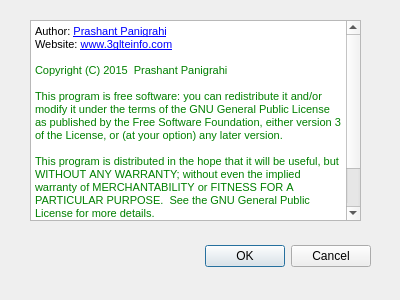
<?xml version="1.0" encoding="UTF-8"?>
<ui version="4.0">
 <class>AboutDialog</class>
 <widget class="QDialog" name="AboutDialog">
  <property name="geometry">
   <rect>
    <x>0</x>
    <y>0</y>
    <width>400</width>
    <height>300</height>
   </rect>
  </property>
  <property name="windowTitle">
   <string>About 3GPP Decoder</string>
  </property>
  <widget class="QDialogButtonBox" name="buttonBox">
   <property name="geometry">
    <rect>
     <x>30</x>
     <y>240</y>
     <width>341</width>
     <height>32</height>
    </rect>
   </property>
   <property name="orientation">
    <enum>Qt::Horizontal</enum>
   </property>
   <property name="standardButtons">
    <set>QDialogButtonBox::Cancel|QDialogButtonBox::Ok</set>
   </property>
  </widget>
  <widget class="QTextBrowser" name="textBrowser">
   <property name="geometry">
    <rect>
     <x>30</x>
     <y>20</y>
     <width>331</width>
     <height>201</height>
    </rect>
   </property>
   <property name="html">
    <string>&lt;!DOCTYPE HTML PUBLIC &quot;-//W3C//DTD HTML 4.0//EN&quot; &quot;http://www.w3.org/TR/REC-html40/strict.dtd&quot;&gt;
&lt;html&gt;&lt;head&gt;&lt;meta name=&quot;qrichtext&quot; content=&quot;1&quot; /&gt;&lt;style type=&quot;text/css&quot;&gt;
p, li { white-space: pre-wrap; }
&lt;/style&gt;&lt;/head&gt;&lt;body style=&quot; font-family:'MS Shell Dlg 2'; font-size:8.25pt; font-weight:400; font-style:normal;&quot;&gt;
&lt;p style=&quot; margin-top:0px; margin-bottom:0px; margin-left:0px; margin-right:0px; -qt-block-indent:0; text-indent:0px;&quot;&gt;Author: &lt;a href=&quot;prashant@3glteinfo.com&quot;&gt;&lt;span style=&quot; font-size:8pt; text-decoration: underline; color:#0000ff;&quot;&gt;Prashant Panigrahi&lt;/span&gt;&lt;/a&gt;&lt;/p&gt;
&lt;p style=&quot; margin-top:0px; margin-bottom:0px; margin-left:0px; margin-right:0px; -qt-block-indent:0; text-indent:0px;&quot;&gt;Website: &lt;a href=&quot;http://www.3glteinfo.com/&quot;&gt;&lt;span style=&quot; font-size:8pt; text-decoration: underline; color:#0000ff;&quot;&gt;www.3glteinfo.com&lt;/span&gt;&lt;/a&gt;&lt;/p&gt;
&lt;p style=&quot;-qt-paragraph-type:empty; margin-top:0px; margin-bottom:0px; margin-left:0px; margin-right:0px; -qt-block-indent:0; text-indent:0px; font-size:8pt; color:#008000;&quot;&gt;&lt;br /&gt;&lt;/p&gt;
&lt;p style=&quot; margin-top:0px; margin-bottom:0px; margin-left:0px; margin-right:0px; -qt-block-indent:0; text-indent:0px;&quot;&gt;&lt;span style=&quot; font-size:8pt; color:#008000;&quot;&gt;Copyright&lt;/span&gt;&lt;span style=&quot; font-size:8pt; color:#c0c0c0;&quot;&gt; &lt;/span&gt;&lt;span style=&quot; font-size:8pt; color:#008000;&quot;&gt;(C)&lt;/span&gt;&lt;span style=&quot; font-size:8pt; color:#c0c0c0;&quot;&gt; &lt;/span&gt;&lt;span style=&quot; font-size:8pt; color:#008000;&quot;&gt;2015&lt;/span&gt;&lt;span style=&quot; font-size:8pt; color:#c0c0c0;&quot;&gt;  &lt;/span&gt;&lt;span style=&quot; font-size:8pt; color:#008000;&quot;&gt;Prashant&lt;/span&gt;&lt;span style=&quot; font-size:8pt; color:#c0c0c0;&quot;&gt; &lt;/span&gt;&lt;span style=&quot; font-size:8pt; color:#008000;&quot;&gt;Panigrahi&lt;/span&gt;&lt;/p&gt;
&lt;p style=&quot;-qt-paragraph-type:empty; margin-top:0px; margin-bottom:0px; margin-left:0px; margin-right:0px; -qt-block-indent:0; text-indent:0px; font-size:8pt; color:#008000;&quot;&gt;&lt;br /&gt;&lt;/p&gt;
&lt;p style=&quot; margin-top:0px; margin-bottom:0px; margin-left:0px; margin-right:0px; -qt-block-indent:0; text-indent:0px;&quot;&gt;&lt;span style=&quot; font-family:'Courier New,courier'; font-size:8pt; color:#008000;&quot;&gt;This&lt;/span&gt;&lt;span style=&quot; font-family:'Courier New,courier'; font-size:8pt; color:#c0c0c0;&quot;&gt; &lt;/span&gt;&lt;span style=&quot; font-family:'Courier New,courier'; font-size:8pt; color:#008000;&quot;&gt;program&lt;/span&gt;&lt;span style=&quot; font-family:'Courier New,courier'; font-size:8pt; color:#c0c0c0;&quot;&gt; &lt;/span&gt;&lt;span style=&quot; font-family:'Courier New,courier'; font-size:8pt; color:#008000;&quot;&gt;is&lt;/span&gt;&lt;span style=&quot; font-family:'Courier New,courier'; font-size:8pt; color:#c0c0c0;&quot;&gt; &lt;/span&gt;&lt;span style=&quot; font-family:'Courier New,courier'; font-size:8pt; color:#008000;&quot;&gt;free&lt;/span&gt;&lt;span style=&quot; font-family:'Courier New,courier'; font-size:8pt; color:#c0c0c0;&quot;&gt; &lt;/span&gt;&lt;span style=&quot; font-family:'Courier New,courier'; font-size:8pt; color:#008000;&quot;&gt;software:&lt;/span&gt;&lt;span style=&quot; font-family:'Courier New,courier'; font-size:8pt; color:#c0c0c0;&quot;&gt; &lt;/span&gt;&lt;span style=&quot; font-family:'Courier New,courier'; font-size:8pt; color:#008000;&quot;&gt;you&lt;/span&gt;&lt;span style=&quot; font-family:'Courier New,courier'; font-size:8pt; color:#c0c0c0;&quot;&gt; &lt;/span&gt;&lt;span style=&quot; font-family:'Courier New,courier'; font-size:8pt; color:#008000;&quot;&gt;can&lt;/span&gt;&lt;span style=&quot; font-family:'Courier New,courier'; font-size:8pt; color:#c0c0c0;&quot;&gt; &lt;/span&gt;&lt;span style=&quot; font-family:'Courier New,courier'; font-size:8pt; color:#008000;&quot;&gt;redistribute&lt;/span&gt;&lt;span style=&quot; font-family:'Courier New,courier'; font-size:8pt; color:#c0c0c0;&quot;&gt; &lt;/span&gt;&lt;span style=&quot; font-family:'Courier New,courier'; font-size:8pt; color:#008000;&quot;&gt;it&lt;/span&gt;&lt;span style=&quot; font-family:'Courier New,courier'; font-size:8pt; color:#c0c0c0;&quot;&gt; &lt;/span&gt;&lt;span style=&quot; font-family:'Courier New,courier'; font-size:8pt; color:#008000;&quot;&gt;and/or&lt;/span&gt;&lt;span style=&quot; font-family:'Courier New,courier'; font-size:8pt; color:#c0c0c0;&quot;&gt; &lt;/span&gt;&lt;span style=&quot; font-family:'Courier New,courier'; font-size:8pt; color:#008000;&quot;&gt;modify it&lt;/span&gt;&lt;span style=&quot; font-family:'Courier New,courier'; font-size:8pt; color:#c0c0c0;&quot;&gt; &lt;/span&gt;&lt;span style=&quot; font-family:'Courier New,courier'; font-size:8pt; color:#008000;&quot;&gt;under&lt;/span&gt;&lt;span style=&quot; font-family:'Courier New,courier'; font-size:8pt; color:#c0c0c0;&quot;&gt; &lt;/span&gt;&lt;span style=&quot; font-family:'Courier New,courier'; font-size:8pt; color:#008000;&quot;&gt;the&lt;/span&gt;&lt;span style=&quot; font-family:'Courier New,courier'; font-size:8pt; color:#c0c0c0;&quot;&gt; &lt;/span&gt;&lt;span style=&quot; font-family:'Courier New,courier'; font-size:8pt; color:#008000;&quot;&gt;terms&lt;/span&gt;&lt;span style=&quot; font-family:'Courier New,courier'; font-size:8pt; color:#c0c0c0;&quot;&gt; &lt;/span&gt;&lt;span style=&quot; font-family:'Courier New,courier'; font-size:8pt; color:#008000;&quot;&gt;of&lt;/span&gt;&lt;span style=&quot; font-family:'Courier New,courier'; font-size:8pt; color:#c0c0c0;&quot;&gt; &lt;/span&gt;&lt;span style=&quot; font-family:'Courier New,courier'; font-size:8pt; color:#008000;&quot;&gt;the&lt;/span&gt;&lt;span style=&quot; font-family:'Courier New,courier'; font-size:8pt; color:#c0c0c0;&quot;&gt; &lt;/span&gt;&lt;span style=&quot; font-family:'Courier New,courier'; font-size:8pt; color:#008000;&quot;&gt;GNU&lt;/span&gt;&lt;span style=&quot; font-family:'Courier New,courier'; font-size:8pt; color:#c0c0c0;&quot;&gt; &lt;/span&gt;&lt;span style=&quot; font-family:'Courier New,courier'; font-size:8pt; color:#008000;&quot;&gt;General&lt;/span&gt;&lt;span style=&quot; font-family:'Courier New,courier'; font-size:8pt; color:#c0c0c0;&quot;&gt; &lt;/span&gt;&lt;span style=&quot; font-family:'Courier New,courier'; font-size:8pt; color:#008000;&quot;&gt;Public&lt;/span&gt;&lt;span style=&quot; font-family:'Courier New,courier'; font-size:8pt; color:#c0c0c0;&quot;&gt; &lt;/span&gt;&lt;span style=&quot; font-family:'Courier New,courier'; font-size:8pt; color:#008000;&quot;&gt;License&lt;/span&gt;&lt;span style=&quot; font-family:'Courier New,courier'; font-size:8pt; color:#c0c0c0;&quot;&gt; &lt;/span&gt;&lt;span style=&quot; font-family:'Courier New,courier'; font-size:8pt; color:#008000;&quot;&gt;as&lt;/span&gt;&lt;span style=&quot; font-family:'Courier New,courier'; font-size:8pt; color:#c0c0c0;&quot;&gt; &lt;/span&gt;&lt;span style=&quot; font-family:'Courier New,courier'; font-size:8pt; color:#008000;&quot;&gt;published&lt;/span&gt;&lt;span style=&quot; font-family:'Courier New,courier'; font-size:8pt; color:#c0c0c0;&quot;&gt; &lt;/span&gt;&lt;span style=&quot; font-family:'Courier New,courier'; font-size:8pt; color:#008000;&quot;&gt;by&lt;/span&gt;&lt;span style=&quot; font-family:'Courier New,courier'; font-size:8pt; color:#c0c0c0;&quot;&gt; &lt;/span&gt;&lt;span style=&quot; font-family:'Courier New,courier'; font-size:8pt; color:#008000;&quot;&gt;the&lt;/span&gt;&lt;span style=&quot; font-family:'Courier New,courier'; font-size:8pt; color:#c0c0c0;&quot;&gt; &lt;/span&gt;&lt;span style=&quot; font-family:'Courier New,courier'; font-size:8pt; color:#008000;&quot;&gt;Free&lt;/span&gt;&lt;span style=&quot; font-family:'Courier New,courier'; font-size:8pt; color:#c0c0c0;&quot;&gt; &lt;/span&gt;&lt;span style=&quot; font-family:'Courier New,courier'; font-size:8pt; color:#008000;&quot;&gt;Software&lt;/span&gt;&lt;span style=&quot; font-family:'Courier New,courier'; font-size:8pt; color:#c0c0c0;&quot;&gt; &lt;/span&gt;&lt;span style=&quot; font-family:'Courier New,courier'; font-size:8pt; color:#008000;&quot;&gt;Foundation,&lt;/span&gt;&lt;span style=&quot; font-family:'Courier New,courier'; font-size:8pt; color:#c0c0c0;&quot;&gt; &lt;/span&gt;&lt;span style=&quot; font-family:'Courier New,courier'; font-size:8pt; color:#008000;&quot;&gt;either&lt;/span&gt;&lt;span style=&quot; font-family:'Courier New,courier'; font-size:8pt; color:#c0c0c0;&quot;&gt; &lt;/span&gt;&lt;span style=&quot; font-family:'Courier New,courier'; font-size:8pt; color:#008000;&quot;&gt;version&lt;/span&gt;&lt;span style=&quot; font-family:'Courier New,courier'; font-size:8pt; color:#c0c0c0;&quot;&gt; &lt;/span&gt;&lt;span style=&quot; font-family:'Courier New,courier'; font-size:8pt; color:#008000;&quot;&gt;3&lt;/span&gt;&lt;span style=&quot; font-family:'Courier New,courier'; font-size:8pt; color:#c0c0c0;&quot;&gt; &lt;/span&gt;&lt;span style=&quot; font-family:'Courier New,courier'; font-size:8pt; color:#008000;&quot;&gt;of&lt;/span&gt;&lt;span style=&quot; font-family:'Courier New,courier'; font-size:8pt; color:#c0c0c0;&quot;&gt; &lt;/span&gt;&lt;span style=&quot; font-family:'Courier New,courier'; font-size:8pt; color:#008000;&quot;&gt;the&lt;/span&gt;&lt;span style=&quot; font-family:'Courier New,courier'; font-size:8pt; color:#c0c0c0;&quot;&gt; &lt;/span&gt;&lt;span style=&quot; font-family:'Courier New,courier'; font-size:8pt; color:#008000;&quot;&gt;License,&lt;/span&gt;&lt;span style=&quot; font-family:'Courier New,courier'; font-size:8pt; color:#c0c0c0;&quot;&gt; &lt;/span&gt;&lt;span style=&quot; font-family:'Courier New,courier'; font-size:8pt; color:#008000;&quot;&gt;or (at&lt;/span&gt;&lt;span style=&quot; font-family:'Courier New,courier'; font-size:8pt; color:#c0c0c0;&quot;&gt; &lt;/span&gt;&lt;span style=&quot; font-family:'Courier New,courier'; font-size:8pt; color:#008000;&quot;&gt;your&lt;/span&gt;&lt;span style=&quot; font-family:'Courier New,courier'; font-size:8pt; color:#c0c0c0;&quot;&gt; &lt;/span&gt;&lt;span style=&quot; font-family:'Courier New,courier'; font-size:8pt; color:#008000;&quot;&gt;option)&lt;/span&gt;&lt;span style=&quot; font-family:'Courier New,courier'; font-size:8pt; color:#c0c0c0;&quot;&gt; &lt;/span&gt;&lt;span style=&quot; font-family:'Courier New,courier'; font-size:8pt; color:#008000;&quot;&gt;any&lt;/span&gt;&lt;span style=&quot; font-family:'Courier New,courier'; font-size:8pt; color:#c0c0c0;&quot;&gt; &lt;/span&gt;&lt;span style=&quot; font-family:'Courier New,courier'; font-size:8pt; color:#008000;&quot;&gt;later&lt;/span&gt;&lt;span style=&quot; font-family:'Courier New,courier'; font-size:8pt; color:#c0c0c0;&quot;&gt; &lt;/span&gt;&lt;span style=&quot; font-family:'Courier New,courier'; font-size:8pt; color:#008000;&quot;&gt;version.&lt;/span&gt;&lt;/p&gt;
&lt;p style=&quot; margin-top:0px; margin-bottom:0px; margin-left:0px; margin-right:0px; -qt-block-indent:0; text-indent:0px;&quot;&gt;&lt;span style=&quot; font-family:'Courier New,courier'; font-size:8pt; color:#c0c0c0;&quot;&gt; &lt;/span&gt;&lt;/p&gt;
&lt;p style=&quot; margin-top:0px; margin-bottom:0px; margin-left:0px; margin-right:0px; -qt-block-indent:0; text-indent:0px;&quot;&gt;&lt;span style=&quot; font-family:'Courier New,courier'; font-size:8pt; color:#008000;&quot;&gt;This&lt;/span&gt;&lt;span style=&quot; font-family:'Courier New,courier'; font-size:8pt; color:#c0c0c0;&quot;&gt; &lt;/span&gt;&lt;span style=&quot; font-family:'Courier New,courier'; font-size:8pt; color:#008000;&quot;&gt;program&lt;/span&gt;&lt;span style=&quot; font-family:'Courier New,courier'; font-size:8pt; color:#c0c0c0;&quot;&gt; &lt;/span&gt;&lt;span style=&quot; font-family:'Courier New,courier'; font-size:8pt; color:#008000;&quot;&gt;is&lt;/span&gt;&lt;span style=&quot; font-family:'Courier New,courier'; font-size:8pt; color:#c0c0c0;&quot;&gt; &lt;/span&gt;&lt;span style=&quot; font-family:'Courier New,courier'; font-size:8pt; color:#008000;&quot;&gt;distributed&lt;/span&gt;&lt;span style=&quot; font-family:'Courier New,courier'; font-size:8pt; color:#c0c0c0;&quot;&gt; &lt;/span&gt;&lt;span style=&quot; font-family:'Courier New,courier'; font-size:8pt; color:#008000;&quot;&gt;in&lt;/span&gt;&lt;span style=&quot; font-family:'Courier New,courier'; font-size:8pt; color:#c0c0c0;&quot;&gt; &lt;/span&gt;&lt;span style=&quot; font-family:'Courier New,courier'; font-size:8pt; color:#008000;&quot;&gt;the&lt;/span&gt;&lt;span style=&quot; font-family:'Courier New,courier'; font-size:8pt; color:#c0c0c0;&quot;&gt; &lt;/span&gt;&lt;span style=&quot; font-family:'Courier New,courier'; font-size:8pt; color:#008000;&quot;&gt;hope&lt;/span&gt;&lt;span style=&quot; font-family:'Courier New,courier'; font-size:8pt; color:#c0c0c0;&quot;&gt; &lt;/span&gt;&lt;span style=&quot; font-family:'Courier New,courier'; font-size:8pt; color:#008000;&quot;&gt;that&lt;/span&gt;&lt;span style=&quot; font-family:'Courier New,courier'; font-size:8pt; color:#c0c0c0;&quot;&gt; &lt;/span&gt;&lt;span style=&quot; font-family:'Courier New,courier'; font-size:8pt; color:#008000;&quot;&gt;it&lt;/span&gt;&lt;span style=&quot; font-family:'Courier New,courier'; font-size:8pt; color:#c0c0c0;&quot;&gt; &lt;/span&gt;&lt;span style=&quot; font-family:'Courier New,courier'; font-size:8pt; color:#008000;&quot;&gt;will&lt;/span&gt;&lt;span style=&quot; font-family:'Courier New,courier'; font-size:8pt; color:#c0c0c0;&quot;&gt; &lt;/span&gt;&lt;span style=&quot; font-family:'Courier New,courier'; font-size:8pt; color:#008000;&quot;&gt;be&lt;/span&gt;&lt;span style=&quot; font-family:'Courier New,courier'; font-size:8pt; color:#c0c0c0;&quot;&gt; &lt;/span&gt;&lt;span style=&quot; font-family:'Courier New,courier'; font-size:8pt; color:#008000;&quot;&gt;useful, but&lt;/span&gt;&lt;span style=&quot; font-family:'Courier New,courier'; font-size:8pt; color:#c0c0c0;&quot;&gt; &lt;/span&gt;&lt;span style=&quot; font-family:'Courier New,courier'; font-size:8pt; color:#008000;&quot;&gt;WITHOUT&lt;/span&gt;&lt;span style=&quot; font-family:'Courier New,courier'; font-size:8pt; color:#c0c0c0;&quot;&gt; &lt;/span&gt;&lt;span style=&quot; font-family:'Courier New,courier'; font-size:8pt; color:#008000;&quot;&gt;ANY&lt;/span&gt;&lt;span style=&quot; font-family:'Courier New,courier'; font-size:8pt; color:#c0c0c0;&quot;&gt; &lt;/span&gt;&lt;span style=&quot; font-family:'Courier New,courier'; font-size:8pt; color:#008000;&quot;&gt;WARRANTY;&lt;/span&gt;&lt;span style=&quot; font-family:'Courier New,courier'; font-size:8pt; color:#c0c0c0;&quot;&gt; &lt;/span&gt;&lt;span style=&quot; font-family:'Courier New,courier'; font-size:8pt; color:#008000;&quot;&gt;without&lt;/span&gt;&lt;span style=&quot; font-family:'Courier New,courier'; font-size:8pt; color:#c0c0c0;&quot;&gt; &lt;/span&gt;&lt;span style=&quot; font-family:'Courier New,courier'; font-size:8pt; color:#008000;&quot;&gt;even&lt;/span&gt;&lt;span style=&quot; font-family:'Courier New,courier'; font-size:8pt; color:#c0c0c0;&quot;&gt; &lt;/span&gt;&lt;span style=&quot; font-family:'Courier New,courier'; font-size:8pt; color:#008000;&quot;&gt;the&lt;/span&gt;&lt;span style=&quot; font-family:'Courier New,courier'; font-size:8pt; color:#c0c0c0;&quot;&gt; &lt;/span&gt;&lt;span style=&quot; font-family:'Courier New,courier'; font-size:8pt; color:#008000;&quot;&gt;implied&lt;/span&gt;&lt;span style=&quot; font-family:'Courier New,courier'; font-size:8pt; color:#c0c0c0;&quot;&gt; &lt;/span&gt;&lt;span style=&quot; font-family:'Courier New,courier'; font-size:8pt; color:#008000;&quot;&gt;warranty&lt;/span&gt;&lt;span style=&quot; font-family:'Courier New,courier'; font-size:8pt; color:#c0c0c0;&quot;&gt; &lt;/span&gt;&lt;span style=&quot; font-family:'Courier New,courier'; font-size:8pt; color:#008000;&quot;&gt;of MERCHANTABILITY&lt;/span&gt;&lt;span style=&quot; font-family:'Courier New,courier'; font-size:8pt; color:#c0c0c0;&quot;&gt; &lt;/span&gt;&lt;span style=&quot; font-family:'Courier New,courier'; font-size:8pt; color:#008000;&quot;&gt;or&lt;/span&gt;&lt;span style=&quot; font-family:'Courier New,courier'; font-size:8pt; color:#c0c0c0;&quot;&gt; &lt;/span&gt;&lt;span style=&quot; font-family:'Courier New,courier'; font-size:8pt; color:#008000;&quot;&gt;FITNESS&lt;/span&gt;&lt;span style=&quot; font-family:'Courier New,courier'; font-size:8pt; color:#c0c0c0;&quot;&gt; &lt;/span&gt;&lt;span style=&quot; font-family:'Courier New,courier'; font-size:8pt; color:#008000;&quot;&gt;FOR&lt;/span&gt;&lt;span style=&quot; font-family:'Courier New,courier'; font-size:8pt; color:#c0c0c0;&quot;&gt; &lt;/span&gt;&lt;span style=&quot; font-family:'Courier New,courier'; font-size:8pt; color:#008000;&quot;&gt;A&lt;/span&gt;&lt;span style=&quot; font-family:'Courier New,courier'; font-size:8pt; color:#c0c0c0;&quot;&gt; &lt;/span&gt;&lt;span style=&quot; font-family:'Courier New,courier'; font-size:8pt; color:#008000;&quot;&gt;PARTICULAR&lt;/span&gt;&lt;span style=&quot; font-family:'Courier New,courier'; font-size:8pt; color:#c0c0c0;&quot;&gt; &lt;/span&gt;&lt;span style=&quot; font-family:'Courier New,courier'; font-size:8pt; color:#008000;&quot;&gt;PURPOSE.&lt;/span&gt;&lt;span style=&quot; font-family:'Courier New,courier'; font-size:8pt; color:#c0c0c0;&quot;&gt;  &lt;/span&gt;&lt;span style=&quot; font-family:'Courier New,courier'; font-size:8pt; color:#008000;&quot;&gt;See&lt;/span&gt;&lt;span style=&quot; font-family:'Courier New,courier'; font-size:8pt; color:#c0c0c0;&quot;&gt; &lt;/span&gt;&lt;span style=&quot; font-family:'Courier New,courier'; font-size:8pt; color:#008000;&quot;&gt;the GNU&lt;/span&gt;&lt;span style=&quot; font-family:'Courier New,courier'; font-size:8pt; color:#c0c0c0;&quot;&gt; &lt;/span&gt;&lt;span style=&quot; font-family:'Courier New,courier'; font-size:8pt; color:#008000;&quot;&gt;General&lt;/span&gt;&lt;span style=&quot; font-family:'Courier New,courier'; font-size:8pt; color:#c0c0c0;&quot;&gt; &lt;/span&gt;&lt;span style=&quot; font-family:'Courier New,courier'; font-size:8pt; color:#008000;&quot;&gt;Public&lt;/span&gt;&lt;span style=&quot; font-family:'Courier New,courier'; font-size:8pt; color:#c0c0c0;&quot;&gt; &lt;/span&gt;&lt;span style=&quot; font-family:'Courier New,courier'; font-size:8pt; color:#008000;&quot;&gt;License&lt;/span&gt;&lt;span style=&quot; font-family:'Courier New,courier'; font-size:8pt; color:#c0c0c0;&quot;&gt; &lt;/span&gt;&lt;span style=&quot; font-family:'Courier New,courier'; font-size:8pt; color:#008000;&quot;&gt;for&lt;/span&gt;&lt;span style=&quot; font-family:'Courier New,courier'; font-size:8pt; color:#c0c0c0;&quot;&gt; &lt;/span&gt;&lt;span style=&quot; font-family:'Courier New,courier'; font-size:8pt; color:#008000;&quot;&gt;more&lt;/span&gt;&lt;span style=&quot; font-family:'Courier New,courier'; font-size:8pt; color:#c0c0c0;&quot;&gt; &lt;/span&gt;&lt;span style=&quot; font-family:'Courier New,courier'; font-size:8pt; color:#008000;&quot;&gt;details.&lt;/span&gt;&lt;/p&gt;
&lt;p style=&quot; margin-top:0px; margin-bottom:0px; margin-left:0px; margin-right:0px; -qt-block-indent:0; text-indent:0px;&quot;&gt;&lt;span style=&quot; font-family:'Courier New,courier'; font-size:8pt; color:#c0c0c0;&quot;&gt; &lt;/span&gt;&lt;/p&gt;
&lt;p style=&quot; margin-top:0px; margin-bottom:0px; margin-left:0px; margin-right:0px; -qt-block-indent:0; text-indent:0px;&quot;&gt;&lt;span style=&quot; font-family:'Courier New,courier'; font-size:8pt; color:#008000;&quot;&gt;You&lt;/span&gt;&lt;span style=&quot; font-family:'Courier New,courier'; font-size:8pt; color:#c0c0c0;&quot;&gt; &lt;/span&gt;&lt;span style=&quot; font-family:'Courier New,courier'; font-size:8pt; color:#008000;&quot;&gt;should&lt;/span&gt;&lt;span style=&quot; font-family:'Courier New,courier'; font-size:8pt; color:#c0c0c0;&quot;&gt; &lt;/span&gt;&lt;span style=&quot; font-family:'Courier New,courier'; font-size:8pt; color:#008000;&quot;&gt;have&lt;/span&gt;&lt;span style=&quot; font-family:'Courier New,courier'; font-size:8pt; color:#c0c0c0;&quot;&gt; &lt;/span&gt;&lt;span style=&quot; font-family:'Courier New,courier'; font-size:8pt; color:#008000;&quot;&gt;received&lt;/span&gt;&lt;span style=&quot; font-family:'Courier New,courier'; font-size:8pt; color:#c0c0c0;&quot;&gt; &lt;/span&gt;&lt;span style=&quot; font-family:'Courier New,courier'; font-size:8pt; color:#008000;&quot;&gt;a&lt;/span&gt;&lt;span style=&quot; font-family:'Courier New,courier'; font-size:8pt; color:#c0c0c0;&quot;&gt; &lt;/span&gt;&lt;span style=&quot; font-family:'Courier New,courier'; font-size:8pt; color:#008000;&quot;&gt;copy&lt;/span&gt;&lt;span style=&quot; font-family:'Courier New,courier'; font-size:8pt; color:#c0c0c0;&quot;&gt; &lt;/span&gt;&lt;span style=&quot; font-family:'Courier New,courier'; font-size:8pt; color:#008000;&quot;&gt;of&lt;/span&gt;&lt;span style=&quot; font-family:'Courier New,courier'; font-size:8pt; color:#c0c0c0;&quot;&gt; &lt;/span&gt;&lt;span style=&quot; font-family:'Courier New,courier'; font-size:8pt; color:#008000;&quot;&gt;the&lt;/span&gt;&lt;span style=&quot; font-family:'Courier New,courier'; font-size:8pt; color:#c0c0c0;&quot;&gt; &lt;/span&gt;&lt;span style=&quot; font-family:'Courier New,courier'; font-size:8pt; color:#008000;&quot;&gt;GNU&lt;/span&gt;&lt;span style=&quot; font-family:'Courier New,courier'; font-size:8pt; color:#c0c0c0;&quot;&gt; &lt;/span&gt;&lt;span style=&quot; font-family:'Courier New,courier'; font-size:8pt; color:#008000;&quot;&gt;General&lt;/span&gt;&lt;span style=&quot; font-family:'Courier New,courier'; font-size:8pt; color:#c0c0c0;&quot;&gt; &lt;/span&gt;&lt;span style=&quot; font-family:'Courier New,courier'; font-size:8pt; color:#008000;&quot;&gt;Public&lt;/span&gt;&lt;span style=&quot; font-family:'Courier New,courier'; font-size:8pt; color:#c0c0c0;&quot;&gt; &lt;/span&gt;&lt;span style=&quot; font-family:'Courier New,courier'; font-size:8pt; color:#008000;&quot;&gt;License along&lt;/span&gt;&lt;span style=&quot; font-family:'Courier New,courier'; font-size:8pt; color:#c0c0c0;&quot;&gt; &lt;/span&gt;&lt;span style=&quot; font-family:'Courier New,courier'; font-size:8pt; color:#008000;&quot;&gt;with&lt;/span&gt;&lt;span style=&quot; font-family:'Courier New,courier'; font-size:8pt; color:#c0c0c0;&quot;&gt; &lt;/span&gt;&lt;span style=&quot; font-family:'Courier New,courier'; font-size:8pt; color:#008000;&quot;&gt;this&lt;/span&gt;&lt;span style=&quot; font-family:'Courier New,courier'; font-size:8pt; color:#c0c0c0;&quot;&gt; &lt;/span&gt;&lt;span style=&quot; font-family:'Courier New,courier'; font-size:8pt; color:#008000;&quot;&gt;program.&lt;/span&gt;&lt;span style=&quot; font-family:'Courier New,courier'; font-size:8pt; color:#c0c0c0;&quot;&gt;  &lt;/span&gt;&lt;span style=&quot; font-family:'Courier New,courier'; font-size:8pt; color:#008000;&quot;&gt;If&lt;/span&gt;&lt;span style=&quot; font-family:'Courier New,courier'; font-size:8pt; color:#c0c0c0;&quot;&gt; &lt;/span&gt;&lt;span style=&quot; font-family:'Courier New,courier'; font-size:8pt; color:#008000;&quot;&gt;not,&lt;/span&gt;&lt;span style=&quot; font-family:'Courier New,courier'; font-size:8pt; color:#c0c0c0;&quot;&gt; &lt;/span&gt;&lt;span style=&quot; font-family:'Courier New,courier'; font-size:8pt; color:#008000;&quot;&gt;see&lt;/span&gt;&lt;span style=&quot; font-family:'Courier New,courier'; font-size:8pt; color:#c0c0c0;&quot;&gt; &lt;/span&gt;&lt;span style=&quot; font-family:'Courier New,courier'; font-size:8pt; color:#008000;&quot;&gt;&amp;lt;http://www.gnu.org/licenses/&amp;gt;&lt;/span&gt;&lt;/p&gt;&lt;/body&gt;&lt;/html&gt;</string>
   </property>
  </widget>
 </widget>
 <resources/>
 <connections>
  <connection>
   <sender>buttonBox</sender>
   <signal>accepted()</signal>
   <receiver>AboutDialog</receiver>
   <slot>accept()</slot>
   <hints>
    <hint type="sourcelabel">
     <x>248</x>
     <y>254</y>
    </hint>
    <hint type="destinationlabel">
     <x>157</x>
     <y>274</y>
    </hint>
   </hints>
  </connection>
  <connection>
   <sender>buttonBox</sender>
   <signal>rejected()</signal>
   <receiver>AboutDialog</receiver>
   <slot>reject()</slot>
   <hints>
    <hint type="sourcelabel">
     <x>316</x>
     <y>260</y>
    </hint>
    <hint type="destinationlabel">
     <x>286</x>
     <y>274</y>
    </hint>
   </hints>
  </connection>
 </connections>
</ui>
